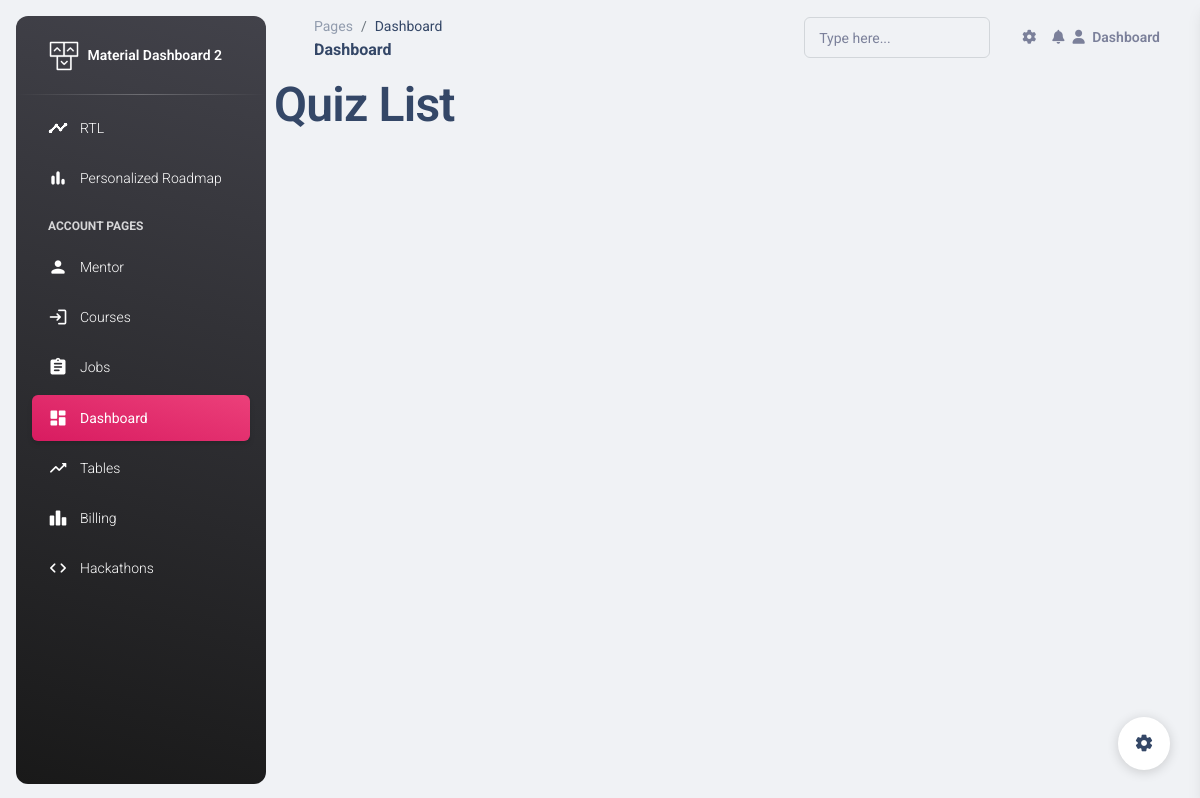
Before: /quiz_list/ with the older database file.
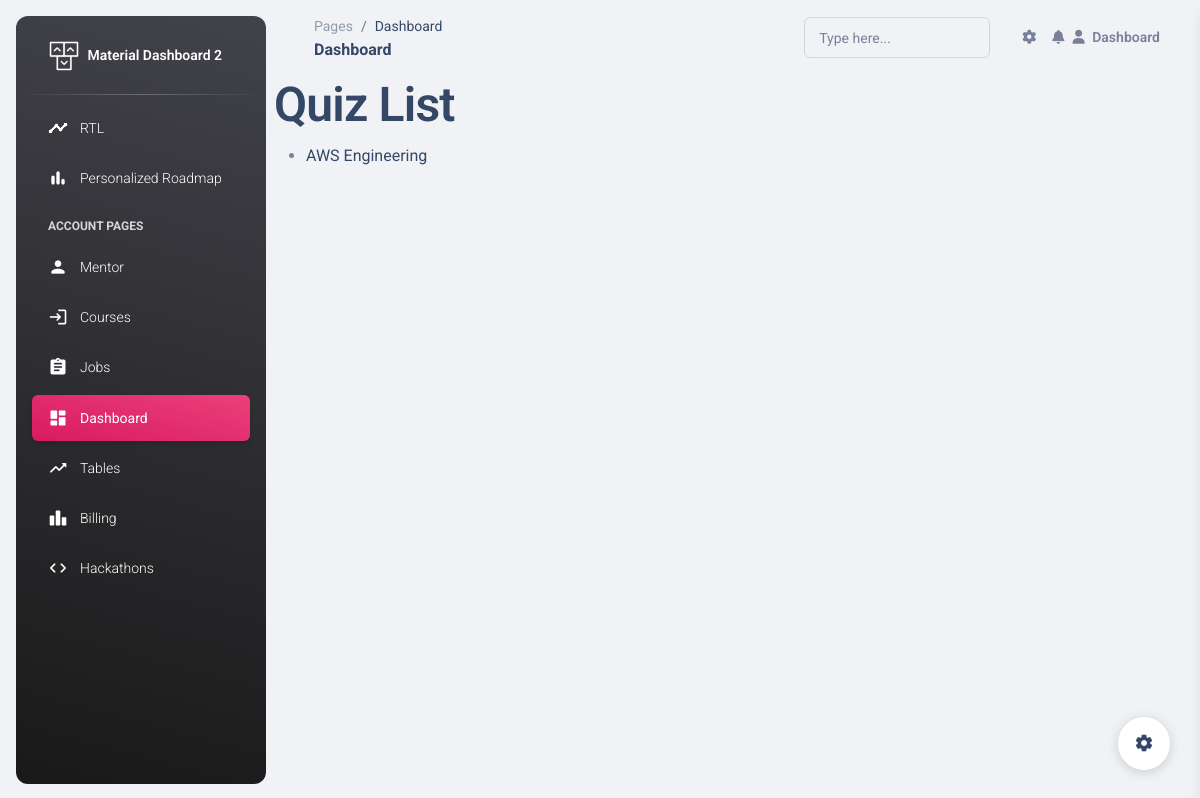
After: the same page with the newer database file.
### myron/models.py (models this page shows, shortened)
class Quiz(models.Model):
    title = models.CharField(max_length=100)
    category = models.CharField(max_length=100)

### myron/views.py (the view)
# urls.py: path('quiz_list/', quiz_list, name='quiz_list'),
def quiz_list(request):
    quizzes = Quiz.objects.all()
    return render(request, 'roadmap/quiz_list.html', {'quizzes': quizzes})

### templates/roadmap/quiz_list.html (shortened to what this page needs)
{% extends 'base.html' %}
{% load static %}
{% block content %}
<!DOCTYPE html>
<html>
<head>
</head>
<body>
    <h1>Quiz List</h1>
    <ul>
    {% for quiz in quizzes %}
        <li><a href="{% url 'quiz_detail' quiz.id %}">{{ quiz.title }}</a></li>
    {% endfor %}
    </ul>
</body>
</html>
{% endblock %}

### templates/base.html (shortened to what this page needs)
{% load static %}
<!DOCTYPE html>
<html lang="en">
<head>
  <link href="{% static 'assets/css/nucleo-icons.css' %}" rel="stylesheet" />
  <link href="{% static 'assets/css/nucleo-svg.css' %}" rel="stylesheet" />
  <link id="pagestyle" href="{% static 'assets/css/material-dashboard.css' %}?v=3.1.0" rel="stylesheet" />
</head>
<body class="g-sidenav-show  bg-gray-200">
  <aside class="sidenav navbar navbar-vertical navbar-expand-xs border-0 border-radius-xl my-3 fixed-start ms-3   bg-gradient-dark" id="sidenav-main">
    <div class="sidenav-header">
      <a class="navbar-brand m-0" href=" https://demos.creative-tim.com/material-dashboard/pages/dashboard " target="_blank">
        <img src="{% static 'assets/img/logo-ct.png' %}" class="navbar-brand-img h-100" alt="main_logo">
        <span class="ms-1 font-weight-bold text-white">Material Dashboard 2</span>
      </a>
    </div>
    <hr class="horizontal light mt-0 mb-2">
    <div class="collapse navbar-collapse  w-auto " id="sidenav-collapse-main">
      <ul class="navbar-nav">
        <li class="nav-item">
          <a class="nav-link text-white " href="/overall">
            <div class="text-white text-center me-2 d-flex align-items-center justify-content-center">
              <i class="material-icons opacity-10">timeline</i>
            </div>
            <span class="nav-link-text ms-1">RTL</span>
          </a>
        </li>
        <li class="nav-item">
          <a class="nav-link text-white " href="/personal">
            <div class="text-white text-center me-2 d-flex align-items-center justify-content-center">
              <i class="material-icons opacity-10">bar_chart</i>
            </div>
            <span class="nav-link-text ms-1">Personalized Roadmap</span>
          </a>
        </li>
        <li class="nav-item mt-3">
          <h6 class="ps-4 ms-2 text-uppercase text-xs text-white font-weight-bolder opacity-8">Account pages</h6>
        </li>
        <li class="nav-item">
          <a class="nav-link text-white " href="/mentor">
            <div class="text-white text-center me-2 d-flex align-items-center justify-content-center">
              <i class="material-icons opacity-10">person</i>
            </div>
            <span class="nav-link-text ms-1">Mentor</span>
          </a>
        </li>
        <li class="nav-item">
          <a class="nav-link text-white " href="/display_courses">
            <div class="text-white text-center me-2 d-flex align-items-center justify-content-center">
              <i class="material-icons opacity-10">login</i>
            </div>
            <span class="nav-link-text ms-1">Courses</span>
          </a>
        </li>
        <li class="nav-item">
          <a class="nav-link text-white " href="/jobs">
            <div class="text-white text-center me-2 d-flex align-items-center justify-content-center">
              <i class="material-icons opacity-10">assignment</i>
            </div>
            <span class="nav-link-text ms-1">Jobs</span>
          </a>
        </li>
        <li class="nav-item">
          <a class="nav-link text-white active bg-gradient-primary" href="/dashboard">
            <div class="text-white text-center me-2 d-flex align-items-center justify-content-center">
              <i class="material-icons opacity-10">dashboard</i>
            </div>
            <span class="nav-link-text ms-1">Dashboard</span>
          </a>
        </li>
        <li class="nav-item">
          <a class="nav-link text-white " href="/aboutamazon">
            <div class="text-white text-center me-2 d-flex align-items-center justify-content-center">
              <i class="material-icons opacity-10">trending_up</i>
            </div>
            <span class="nav-link-text ms-1">Tables</span>
          </a>
        </li>
        <li class="nav-item">
          <a class="nav-link text-white " href="../pages/billing.html">
            <div class="text-white text-center me-2 d-flex align-items-center justify-content-center">
              <i class="material-icons opacity-10">leaderboard</i>
            </div>
            <span class="nav-link-text ms-1">Billing</span>
          </a>
        </li>
        <li class="nav-item">
          <a class="nav-link text-white " href="/hackathons">
            <div class="text-white text-center me-2 d-flex align-items-center justify-content-center">
              <i class="material-icons opacity-10">code</i>
            </div>
            <span class="nav-link-text ms-1">Hackathons</span>
          </a>
        </li>
      </ul>
    </div>
  </aside>
  <main class="main-content position-relative max-height-vh-100 h-100 border-radius-lg ">
    <nav class="navbar navbar-main navbar-expand-lg px-0 mx-4 shadow-none border-radius-xl" id="navbarBlur" data-scroll="true">
      <div class="container-fluid py-1 px-3">
        <nav aria-label="breadcrumb">
          <ol class="breadcrumb bg-transparent mb-0 pb-0 pt-1 px-0 me-sm-6 me-5">
            <li class="breadcrumb-item text-sm"><a class="opacity-5 text-dark" href="javascript:;">Pages</a></li>
            <li class="breadcrumb-item text-sm text-dark active" aria-current="page">Dashboard</li>
          </ol>
          <h6 class="font-weight-bolder mb-0">Dashboard</h6>
        </nav>
        <div class="collapse navbar-collapse mt-sm-0 mt-2 me-md-0 me-sm-4" id="navbar">
          <div class="ms-md-auto pe-md-3 d-flex align-items-center">
            <div class="input-group input-group-outline">
              <label class="form-label">Type here...</label>
              <input type="text" class="form-control">
            </div>
          </div>
          <ul class="navbar-nav  justify-content-end">
            <li class="nav-item px-3 d-flex align-items-center">
              <a href="javascript:;" class="nav-link text-body p-0">
                <i class="fa fa-cog fixed-plugin-button-nav cursor-pointer"></i>
              </a>
            </li>
            <li class="nav-item dropdown pe-2 d-flex align-items-center">
              <a href="javascript:;" class="nav-link text-body p-0" id="dropdownMenuButton" data-bs-toggle="dropdown" aria-expanded="false">
                <i class="fa fa-bell cursor-pointer"></i>
              </a>
            </li>
            <li class="nav-item d-flex align-items-center">
              <a href="/dashboard" class="nav-link text-body font-weight-bold px-0">
                <i class="fa fa-user me-sm-1"></i>
                <span class="d-sm-inline d-none">Dashboard</span>
              </a>
            </li>
          </ul>
        </div>
      </div>
    </nav>
    {% block content %}
    {% endblock %}
  </main>
  <div class="fixed-plugin">
    <a class="fixed-plugin-button text-dark position-fixed px-3 py-2">
      <i class="material-icons py-2">settings</i>
    </a>
  </div>
</body>
</html>

Changed rows visible on the page:
added Quiz: title "AWS Engineering"
